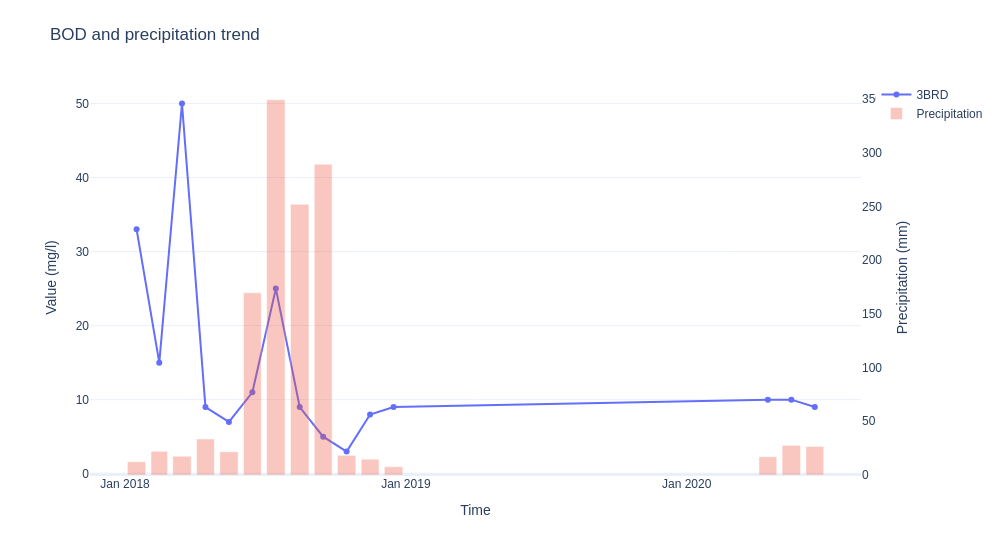

This figure's notebook cell:
### Markdown cell above
## 9. Trend chart: `plot_trend` (precipitation part **needs internet**)

### Code cell
ds.plot_trend(parameter=PARAMETER, location=LOCATION)

### Figure 1 — Plotly figure (JSON) as saved in the notebook; plotly's stock layout.template omitted (floating-point values rounded to 4 significant figures)
{"data": [{"customdata": [["3BRD", "[01-01-2018, 31-01-2018]", "mg/l", "CPCB", "12.3 mm"], ["3BRD", "[01-02-2018, 28-02-2018]", "mg/l", "CPCB", "22.1 mm"], ["3BRD", "[01-03-2018, 31-03-2018]", "mg/l", "CPCB", "17.5 mm"], ["3BRD", "[01-04-2018, 30-04-2018]", "mg/l", "CPCB", "33.5 mm"], ["3BRD", "[01-05-2018, 31-05-2018]", "mg/l", "CPCB", "21.6 mm"], ["3BRD", "[01-06-2018, 30-06-2018]", "mg/l", "CPCB", "170 mm"], ["3BRD", "[01-07-2018, 31-07-2018]", "mg/l", "CPCB", "349 mm"], ["3BRD", "[01-08-2018, 31-08-2018]", "mg/l", "CPCB", "252 mm"], ["3BRD", "[01-09-2018, 30-09-2018]", "mg/l", "CPCB", "289 mm"], ["3BRD", "[01-10-2018, 31-10-2018]", "mg/l", "CPCB", "18.3 mm"], ["3BRD", "[01-11-2018, 30-11-2018]", "mg/l", "CPCB", "14.7 mm"], ["3BRD", "[01-12-2018, 31-12-2018]", "mg/l", "CPCB", "7.7 mm"], ["3BRD", "[01-04-2020, 30-04-2020]", "mg/l", "CPCB", "17 mm"], ["3BRD", "[01-05-2020, 31-05-2020]", "mg/l", "CPCB", "27.6 mm"], ["3BRD", "[01-06-2020, 30-06-2020]", "mg/l", "CPCB", "26.6 mm"]], "hovertemplate": "Location: %{customdata[0]} | BOD: %{y} | Precipitation: %{customdata[4]}<extra></extra>", "mode": "lines+markers", "name": "3BRD", "type": "scatter", "x": ["2018-01-16T00:00:00.000000", "2018-02-14T12:00:00.000000", "2018-03-16T00:00:00.000000", "2018-04-15T12:00:00.000000", "2018-05-16T00:00:00.000000", "2018-06-15T12:00:00.000000", "2018-07-16T00:00:00.000000", "2018-08-16T00:00:00.000000", "2018-09-15T12:00:00.000000", "2018-10-16T00:00:00.000000", "2018-11-15T12:00:00.000000", "2018-12-16T00:00:00.000000", "2020-04-15T12:00:00.000000", "2020-05-16T00:00:00.000000", "2020-06-15T12:00:00.000000"], "y": [33.0, 15.0, 50.0, 9.0, 7.0, 11.0, 25.0, 9.0, 5.0, 3.0, 8.0, 9.0, 10.0, 10.0, 9.0]}, {"customdata": [["3BRD", "[01-01-2018, 31-01-2018]", "mm", "Open-Meteo"], ["3BRD", "[01-02-2018, 28-02-2018]", "mm", "Open-Meteo"], ["3BRD", "[01-03-2018, 31-03-2018]", "mm", "Open-Meteo"], ["3BRD", "[01-04-2018, 30-04-2018]", "mm", "Open-Meteo"], ["3BRD", "[01-05-2018, 31-05-2018]", "mm", "Open-Meteo"], ["3BRD", "[01-06-2018, 30-06-2018]", "mm", "Open-Meteo"], ["3BRD", "[01-07-2018, 31-07-2018]", "mm", "Open-Meteo"], ["3BRD", "[01-08-2018, 31-08-2018]", "mm", "Open-Meteo"], ["3BRD", "[01-09-2018, 30-09-2018]", "mm", "Open-Meteo"], ["3BRD", "[01-10-2018, 31-10-2018]", "mm", "Open-Meteo"], ["3BRD", "[01-11-2018, 30-11-2018]", "mm", "Open-Meteo"], ["3BRD", "[01-12-2018, 31-12-2018]", "mm", "Open-Meteo"], ["3BRD", "[01-04-2020, 30-04-2020]", "mm", "Open-Meteo"], ["3BRD", "[01-05-2020, 31-05-2020]", "mm", "Open-Meteo"], ["3BRD", "[01-06-2020, 30-06-2020]", "mm", "Open-Meteo"]], "hovertemplate": "Period: %{customdata[1]}<br>Precipitation total: %{y:.2f} mm<extra></extra>", "name": "Precipitation", "opacity": 0.32, "type": "bar", "width": [2073600000, 1866240000, 2073600000, 2004480000, 2073600000, 2004480000, 2073600000, 2073600000, 2004480000, 2073600000, 2004480000, 2073600000, 2004480000, 2073600000, 2004480000], "x": ["2018-01-16T00:00:00.000000", "2018-02-14T12:00:00.000000", "2018-03-16T00:00:00.000000", "2018-04-15T12:00:00.000000", "2018-05-16T00:00:00.000000", "2018-06-15T12:00:00.000000", "2018-07-16T00:00:00.000000", "2018-08-16T00:00:00.000000", "2018-09-15T12:00:00.000000", "2018-10-16T00:00:00.000000", "2018-11-15T12:00:00.000000", "2018-12-16T00:00:00.000000", "2020-04-15T12:00:00.000000", "2020-05-16T00:00:00.000000", "2020-06-15T12:00:00.000000"], "y": [12.3, 22.1, 17.5, 33.5, 21.6, 169.6, 349.3, 252.0, 289.3, 18.3, 14.7, 7.7, 17.0, 27.6, 26.6], "yaxis": "y2"}], "layout": {"autosize": false, "barmode": "overlay", "clickmode": "event+select", "font": {"family": "Arial, sans-serif"}, "height": 550, "hovermode": "closest", "legend": {"title": {"text": ""}}, "margin": {"b": 75, "l": 90, "r": 100, "t": 80}, "meta": {"precipitationStatus": "Precipitation: period total (mm)", "precipitationUnavailable": false}, "title": {"text": "BOD and precipitation trend"}, "width": 1000, "xaxis": {"nticks": 4, "range": ["2017-11-16T10:48:00", "2020-08-14T13:12:00"], "tickformat": "%b %Y", "title": {"text": "Time"}}, "yaxis": {"title": {"text": "Value (mg/l)"}}, "yaxis2": {"overlaying": "y", "showgrid": false, "side": "right", "title": {"text": "Precipitation (mm)"}}}}
